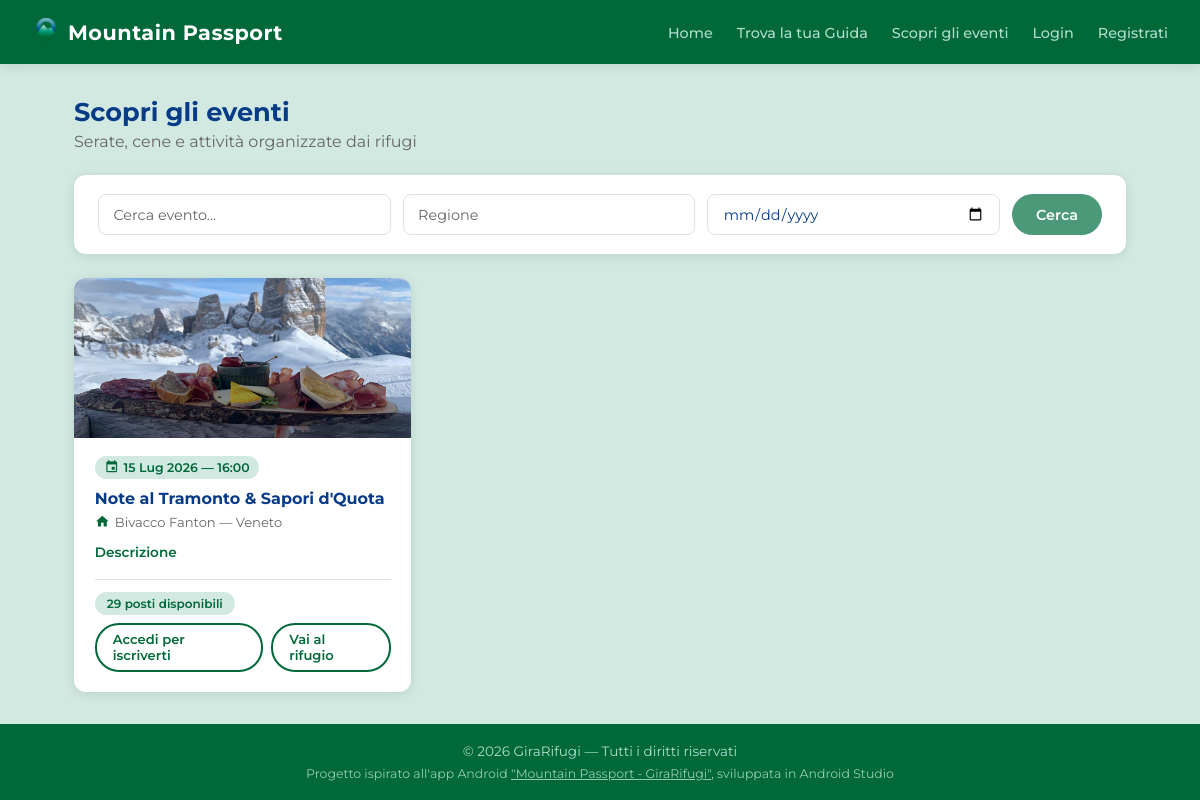
/eventi/, run on the app's committed database.
### rifugi/models.py (models this page shows, shortened)
class Evento(models.Model):
    rifugio = models.ForeignKey(
        Rifugio,
        on_delete=models.CASCADE,
        related_name='eventi'
    )
    titolo = models.CharField(max_length=200)
    descrizione = models.TextField(blank=True)
    data = models.DateField()
    ora = models.TimeField(blank=True, null=True)
    posti_disponibili = models.IntegerField(default=0)
    immagine = models.ImageField(upload_to='eventi/', blank=True, null=True)
    class Meta:
        verbose_name_plural = "Eventi"
        ordering = ['data'] # Gli eventi vengono ordinati per data cronologica

class Rifugio(models.Model):
    nome = models.CharField(max_length=200)
    localita = models.CharField(max_length=200)
    altitudine = models.IntegerField()
    latitudine = models.FloatField()
    longitudine = models.FloatField()
    regione = models.CharField(max_length=100)
    mensile = models.BooleanField(default=False)
    TIPO_CHOICES = [
        ('RIFUGIO', 'Rifugio'),
        ('BIVACCO', 'Bivacco'),
        ('CAPANNA', 'Capanna'),
    ]
    tipo = models.CharField(max_length=20, choices=TIPO_CHOICES, default='RIFUGIO')
    descrizione = models.TextField(blank=True)
    posti_letto = models.IntegerField(default=0)    # Posti letto totali
    posti_disponibili = models.IntegerField(default=0)  # Posti liberi attuali (si aggiorna dinamicamente)
    immagine = models.ImageField(upload_to='rifugi/', blank=True, null=True)
    qr_uuid = models.UUIDField(default=uuid.uuid4, unique=True, editable=False) # Identificativo univoco per la generazione di QR code per convalidare la visita sul posto di un escursionista
    STATO_CHOICES = [
        ('in_attesa', 'In attesa'),
        ('approvato', 'Approvato'),
    ]
    stato = models.CharField(max_length=20, choices=STATO_CHOICES, default='in_attesa')
    gestore = models.ForeignKey(
        User,
        on_delete=models.SET_NULL,
        null=True,
        blank=True,
        related_name='rifugi'
    )
    class Meta:
        verbose_name_plural = "Rifugi"  # Corregge automaticamente il plurale

### rifugi/views.py (the view)
# urls.py: path('eventi/', views.eventi, name='eventi'),
def eventi(request):
    qs = Evento.objects.select_related('rifugio').filter(data__gte=date.today())
    q = request.GET.get('q', '')
    regione = request.GET.get('regione', '')
    dal = request.GET.get('dal', '')
    if q:
        qs = qs.filter(titolo__icontains=q)
    if regione:
        qs = qs.filter(rifugio__regione__icontains=regione)
    if dal:
        qs = qs.filter(data__gte=dal)
    iscrizioni_utente = []
    if request.user.is_authenticated:
        iscrizioni_utente = list(
            IscrizioneEvento.objects.filter(escursionista=request.user).values_list('evento_id', flat=True)
        )
    return render(request, 'eventi.html', {
        'eventi': qs,
        'iscrizioni_utente': iscrizioni_utente,
        'q': q, 'regione': regione, 'dal': dal,
    })

### templates/eventi.html (shortened to what this page needs)
{% extends 'base.html' %}
{% block content %}
<div class="page-header">
    <h2>Scopri gli eventi</h2>
    <p>Serate, cene e attività organizzate dai rifugi</p>
</div>
<div class="search-bar" style="margin-bottom:1.5rem;">
    <form method="get" style="display:flex; gap:0.75rem; flex-wrap:wrap; width:100%;">
        <input type="text" name="q" class="input-base" placeholder="Cerca evento..." value="{{ q }}">
        <input type="text" name="regione" class="input-base" placeholder="Regione" value="{{ regione }}">
        <input type="date" name="dal" class="input-base" value="{{ dal }}">
        <button type="submit" class="btn btn-primary">Cerca</button>
    </form>
</div>
{% if eventi %}
<div class="eventi-grid">
    {% for evento in eventi %}
    <div class="evento-card card-base">
        {% if evento.immagine %}
            <img src="{{ evento.immagine.url }}" alt="{{ evento.titolo }}">
        {% elif evento.rifugio.immagine %}
            <img src="{{ evento.rifugio.immagine.url }}" alt="{{ evento.titolo }}">
        {% else %}
            <div class="evento-card-placeholder img-placeholder"></div>
        {% endif %}
        <div class="evento-card-body">
            <div class="evento-data-badge">
                <span class="material-icons">event</span>
                {{ evento.data|date:"d M Y" }}{% if evento.ora %} — {{ evento.ora|time:"H:i" }}{% endif %}
            </div>
            <h3>{{ evento.titolo }}</h3>
            <p class="evento-rifugio">
                <span class="material-icons">home</span>
                {{ evento.rifugio.nome }} — {{ evento.rifugio.regione }}
            </p>
            {% if evento.descrizione %}
                <details class="modifica-details">
                    <summary>Descrizione</summary>
                </details>
            {% endif %}
            <div class="evento-footer">
                <span class="badge {% if evento.posti_disponibili > 0 %}badge-green{% else %}badge-red{% endif %}">
                    {% if evento.posti_disponibili > 0 %}
                        {{ evento.posti_disponibili }} posti disponibili
                    {% else %}
                        Sold out
                    {% endif %}
                </span>
                <div style="display:flex; gap:0.5rem; align-items:center;">
                    {% if user.is_authenticated and user.groups.all.0.name == 'Escursionista' %}
                        {% if evento.pk in iscrizioni_utente %}
                        <span class="badge badge-green">
                            <span class="material-icons" style="font-size:0.85rem; vertical-align:middle;">check</span>
                            Iscritto
                        </span>
                        {% elif evento.posti_disponibili > 0 %}
                        <form method="post" action="{% url 'iscriviti_evento' evento.pk %}">
                            {% csrf_token %}
                            <button type="submit" class="btn btn-primary btn-sm">Iscriviti</button>
                        </form>
                        {% endif %}
                    {% elif not user.is_authenticated %}
                    <a href="/accounts/login/" class="btn btn-outline btn-sm">Accedi per iscriverti</a>
                    {% endif %}
                    <a href="{% url 'rifugio' evento.rifugio.pk %}" class="btn btn-outline btn-sm">Vai al rifugio</a>
                </div>
            </div>
        </div>
    </div>
    {% endfor %}
</div>
{% else %}
<div class="empty-state">
    <span class="material-icons">event_busy</span>
    <p>Nessun evento trovato.</p>
</div>
{% endif %}
{% endblock %}

### static/css/base.css (style rules this page uses)
:root { --green-dark: #016939; --green: #4B9978; --green-light: #AFDCCD; --green-bg: #D1E9E1; --blue-dark: #073B88; --blue: #2F629A; --blue-light: #6B9AB5; --gray: #666666; --gray-light: #E0E0E0; --gray-bg: #F5F5F5; --white: #FFFFFF; --shadow: 0 2px 12px rgba(0,0,0,0.10); --radius: 12px; --radius-sm: 8px; }
*, *::before, *::after { box-sizing: border-box; margin: 0; padding: 0; }
a { color: var(--blue); text-decoration: none; }
body { font-family: 'Montserrat', sans-serif; background-color: var(--green-bg); color: var(--blue-dark); min-height: 100vh; display: flex; flex-direction: column; }
.btn { display: inline-block; padding: 0.65rem 1.5rem; border-radius: 24px; font-weight: 600; font-size: 0.9rem; cursor: pointer; transition: all 0.2s; border: none; font-family: 'Montserrat', sans-serif; text-decoration: none; }
.btn-primary { background-color: var(--green); color: var(--white); }
.btn-outline { background-color: transparent; color: var(--green-dark); border: 2px solid var(--green-dark); }
.btn-sm { padding: 0.4rem 1rem; font-size: 0.82rem; }
.input-base { border: 1px solid var(--gray-light); border-radius: var(--radius-sm); padding: 0.6rem 0.9rem; font-family: 'Montserrat', sans-serif; font-size: 0.9rem; color: var(--blue-dark); outline: none; transition: border-color 0.2s; }
.input-base::placeholder { color: var(--gray); }
.card-base { background: var(--white); border-radius: var(--radius); box-shadow: var(--shadow); }

### static/css/home.css (style rules this page uses)
.search-bar { background: var(--white); border-radius: var(--radius); padding: 1.2rem 1.5rem; box-shadow: var(--shadow); display: flex; gap: 0.75rem; flex-wrap: wrap; align-items: center; margin-bottom: 1.5rem; }
.search-bar input { flex: 1; min-width: 140px; }

### static/css/eventi.css (style rules this page uses)
.eventi-grid { display: grid; grid-template-columns: repeat(auto-fill, minmax(300px, 1fr)); gap: 1.25rem; }
.evento-card { overflow: hidden; transition: transform 0.2s; }
.evento-card img, .evento-card-placeholder { width: 100%; height: 160px; object-fit: cover; display: block; }
.evento-card-body { padding: 1.1rem 1.3rem 1.3rem; }
.evento-data-badge { display: inline-flex; align-items: center; gap: 0.3rem; background: var(--green-bg); color: var(--green-dark); font-size: 0.78rem; font-weight: 600; padding: 0.25rem 0.6rem; border-radius: 20px; margin-bottom: 0.6rem; }
.evento-data-badge .material-icons { font-size: 0.9rem; }
.evento-card-body h3 { font-size: 1rem; font-weight: 700; color: var(--blue-dark); margin-bottom: 0.4rem; }
.evento-rifugio { display: flex; align-items: center; gap: 0.3rem; font-size: 0.82rem; color: var(--gray); margin-bottom: 0.5rem; }
.evento-rifugio .material-icons { font-size: 0.95rem; color: var(--green-dark); }
.evento-footer { display: flex; align-items: center; justify-content: space-between; flex-wrap: wrap; gap: 0.5rem; margin-top: 0.75rem; padding-top: 0.75rem; border-top: 1px solid var(--gray-light); }

### static/css/pages.css (style rules this page uses)
.badge { display: inline-block; padding: 0.25rem 0.75rem; border-radius: 20px; font-size: 0.75rem; font-weight: 600; }
.badge-green { background: var(--green-bg); color: var(--green-dark); }
.page-header { margin-bottom: 1.5rem; }
.page-header h2 { font-size: 1.6rem; font-weight: 700; color: var(--blue-dark); }
.page-header p { color: var(--gray); margin-top: 0.3rem; }
.modifica-details { width: 100%; }
.modifica-details summary { cursor: pointer; color: var(--green-dark); font-size: 0.85rem; font-weight: 600; list-style: none; padding: 0.4rem 0; }

### data on the page
Evento: immagine (picture), data "15 Lug 2026", ora "16:00", titolo "Note al Tramonto & Sapori d'Quota", rifugio.nome "Bivacco Fanton", rifugio.regione "Veneto", posti_disponibili "29"
